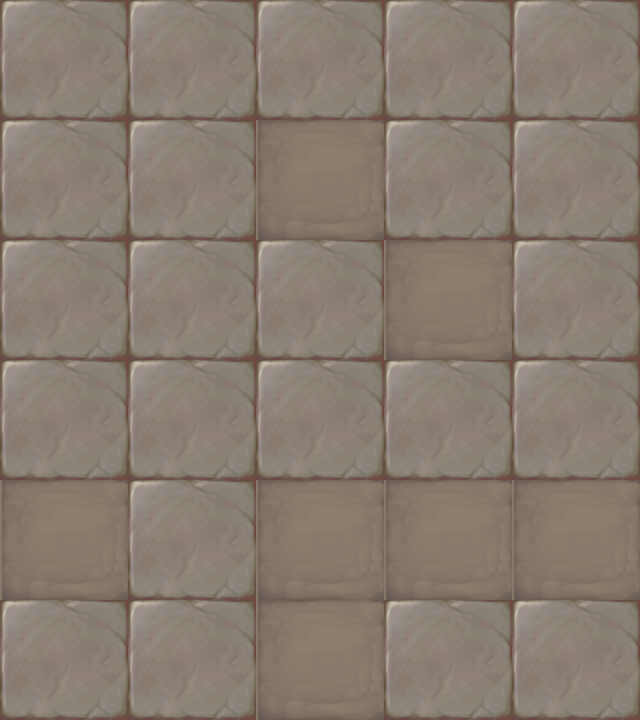

Rendered tile map (Tiled .tmx) drawn with the repository's tilesets; below, a short description and the map source with its tile grids summarised:
An orthogonal 5x6 tile map with 128x120 px tiles, 1 tile layer (块层 1).

<map version="1.0" orientation="orthogonal" width="5" height="6" tilewidth="128" tileheight="120">
 <tileset firstgid="1" name="map021" tilewidth="128" tileheight="120">
  <image source="map021.png" width="256" height="120" />
 </tileset>
 <layer name="块层 1" width="5" height="6">
  <data>[30 cells, 30 non-empty, 2 distinct tile ids]</data>
 </layer>
</map>
